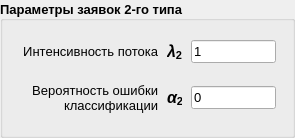
         <widget class="QGroupBox" name="groupBox_5">
          <property name="minimumSize">
           <size>
            <width>295</width>
            <height>138</height>
           </size>
          </property>
          <property name="maximumSize">
           <size>
            <width>295</width>
            <height>138</height>
           </size>
          </property>
          <property name="font">
           <font>
            <pointsize>10</pointsize>
            <bold>true</bold>
           </font>
          </property>
          <property name="layoutDirection">
           <enum>Qt::LeftToRight</enum>
          </property>
          <property name="title">
           <string>Параметры заявок 2-го типа</string>
          </property>
          <property name="alignment">
           <set>Qt::AlignLeading|Qt::AlignLeft|Qt::AlignVCenter</set>
          </property>
          <layout class="QVBoxLayout" name="verticalLayout">
           <item>
            <layout class="QHBoxLayout" name="horizontalLayout_7">
             <item>
              <widget class="QLabel" name="label_33">
               <property name="sizePolicy">
                <sizepolicy hsizetype="Fixed" vsizetype="Preferred">
                 <horstretch>0</horstretch>
                 <verstretch>0</verstretch>
                </sizepolicy>
               </property>
               <property name="minimumSize">
                <size>
                 <width>141</width>
                 <height>31</height>
                </size>
               </property>
               <property name="maximumSize">
                <size>
                 <width>141</width>
                 <height>31</height>
                </size>
               </property>
               <property name="font">
                <font>
                 <pointsize>10</pointsize>
                 <bold>false</bold>
                </font>
               </property>
               <property name="text">
                <string>Интенсивность потока</string>
               </property>
               <property name="alignment">
                <set>Qt::AlignRight|Qt::AlignTrailing|Qt::AlignVCenter</set>
               </property>
              </widget>
             </item>
             <item>
              <layout class="QHBoxLayout" name="horizontalLayout_19">
               <item>
                <widget class="QLabel" name="lambda2">
                 <property name="sizePolicy">
                  <sizepolicy hsizetype="Fixed" vsizetype="Preferred">
                   <horstretch>0</horstretch>
                   <verstretch>0</verstretch>
                  </sizepolicy>
                 </property>
                 <property name="minimumSize">
                  <size>
                   <width>18</width>
                   <height>25</height>
                  </size>
                 </property>
                 <property name="maximumSize">
                  <size>
                   <width>18</width>
                   <height>25</height>
                  </size>
                 </property>
                 <property name="font">
                  <font>
                   <pointsize>12</pointsize>
                   <bold>true</bold>
                  </font>
                 </property>
                 <property name="text">
                  <string>&lt;html&gt;&lt;head/&gt;&lt;body&gt;&lt;p&gt;&lt;span style=&quot; font-style:italic;&quot;&gt;λ&lt;/span&gt;&lt;span style=&quot; vertical-align:sub;&quot;&gt;2&lt;/span&gt;&lt;/p&gt;&lt;/body&gt;&lt;/html&gt;</string>
                 </property>
                 <property name="alignment">
                  <set>Qt::AlignRight|Qt::AlignTrailing|Qt::AlignVCenter</set>
                 </property>
                 <property name="margin">
                  <number>0</number>
                 </property>
                 <property name="indent">
                  <number>3</number>
                 </property>
                </widget>
               </item>
               <item>
                <widget class="QLineEdit" name="lambda2_input">
                 <property name="sizePolicy">
                  <sizepolicy hsizetype="Fixed" vsizetype="Fixed">
                   <horstretch>0</horstretch>
                   <verstretch>0</verstretch>
                  </sizepolicy>
                 </property>
                 <property name="minimumSize">
                  <size>
                   <width>85</width>
                   <height>20</height>
                  </size>
                 </property>
                 <property name="maximumSize">
                  <size>
                   <width>85</width>
                   <height>16777215</height>
                  </size>
                 </property>
                 <property name="font">
                  <font>
                   <pointsize>10</pointsize>
                   <bold>false</bold>
                  </font>
                 </property>
                 <property name="text">
                  <string>1</string>
                 </property>
                </widget>
               </item>
              </layout>
             </item>
            </layout>
           </item>
           <item>
            <layout class="QHBoxLayout" name="horizontalLayout_6">
             <item>
              <widget class="QLabel" name="label_35">
               <property name="sizePolicy">
                <sizepolicy hsizetype="Fixed" vsizetype="Preferred">
                 <horstretch>0</horstretch>
                 <verstretch>0</verstretch>
                </sizepolicy>
               </property>
               <property name="minimumSize">
                <size>
                 <width>141</width>
                 <height>41</height>
                </size>
               </property>
               <property name="maximumSize">
                <size>
                 <width>141</width>
                 <height>41</height>
                </size>
               </property>
               <property name="font">
                <font>
                 <pointsize>10</pointsize>
                 <bold>false</bold>
                </font>
               </property>
               <property name="frameShape">
                <enum>QFrame::NoFrame</enum>
               </property>
               <property name="frameShadow">
                <enum>QFrame::Plain</enum>
               </property>
               <property name="text">
                <string>Вероятность ошибки классификации</string>
               </property>
               <property name="textFormat">
                <enum>Qt::AutoText</enum>
               </property>
               <property name="alignment">
                <set>Qt::AlignRight|Qt::AlignTrailing|Qt::AlignVCenter</set>
               </property>
               <property name="wordWrap">
                <bool>true</bool>
               </property>
              </widget>
             </item>
             <item>
              <layout class="QHBoxLayout" name="horizontalLayout_20">
               <item>
                <widget class="QLabel" name="alpha2">
                 <property name="sizePolicy">
                  <sizepolicy hsizetype="Fixed" vsizetype="Preferred">
                   <horstretch>0</horstretch>
                   <verstretch>0</verstretch>
                  </sizepolicy>
                 </property>
                 <property name="minimumSize">
                  <size>
                   <width>18</width>
                   <height>25</height>
                  </size>
                 </property>
                 <property name="maximumSize">
                  <size>
                   <width>18</width>
                   <height>25</height>
                  </size>
                 </property>
                 <property name="font">
                  <font>
                   <pointsize>12</pointsize>
                   <bold>true</bold>
                  </font>
                 </property>
                 <property name="text">
                  <string>&lt;html&gt;&lt;head/&gt;&lt;body&gt;&lt;p&gt;&lt;span style=&quot; font-family:'sans-serif'; font-style:italic; color:#000000;&quot;&gt;α&lt;/span&gt;&lt;span style=&quot; vertical-align:sub;&quot;&gt;2&lt;/span&gt;&lt;/p&gt;&lt;/body&gt;&lt;/html&gt;</string>
                 </property>
                 <property name="alignment">
                  <set>Qt::AlignRight|Qt::AlignTrailing|Qt::AlignVCenter</set>
                 </property>
                 <property name="margin">
                  <number>0</number>
                 </property>
                 <property name="indent">
                  <number>3</number>
                 </property>
                </widget>
               </item>
               <item>
                <widget class="QLineEdit" name="alpha2_input">
                 <property name="sizePolicy">
                  <sizepolicy hsizetype="Fixed" vsizetype="Fixed">
                   <horstretch>0</horstretch>
                   <verstretch>0</verstretch>
                  </sizepolicy>
                 </property>
                 <property name="minimumSize">
                  <size>
                   <width>85</width>
                   <height>23</height>
                  </size>
                 </property>
                 <property name="maximumSize">
                  <size>
                   <width>85</width>
                   <height>23</height>
                  </size>
                 </property>
                 <property name="font">
                  <font>
                   <pointsize>10</pointsize>
                   <bold>false</bold>
                  </font>
                 </property>
                 <property name="text">
                  <string>0</string>
                 </property>
                </widget>
               </item>
              </layout>
             </item>
            </layout>
           </item>
          </layout>
         </widget>
